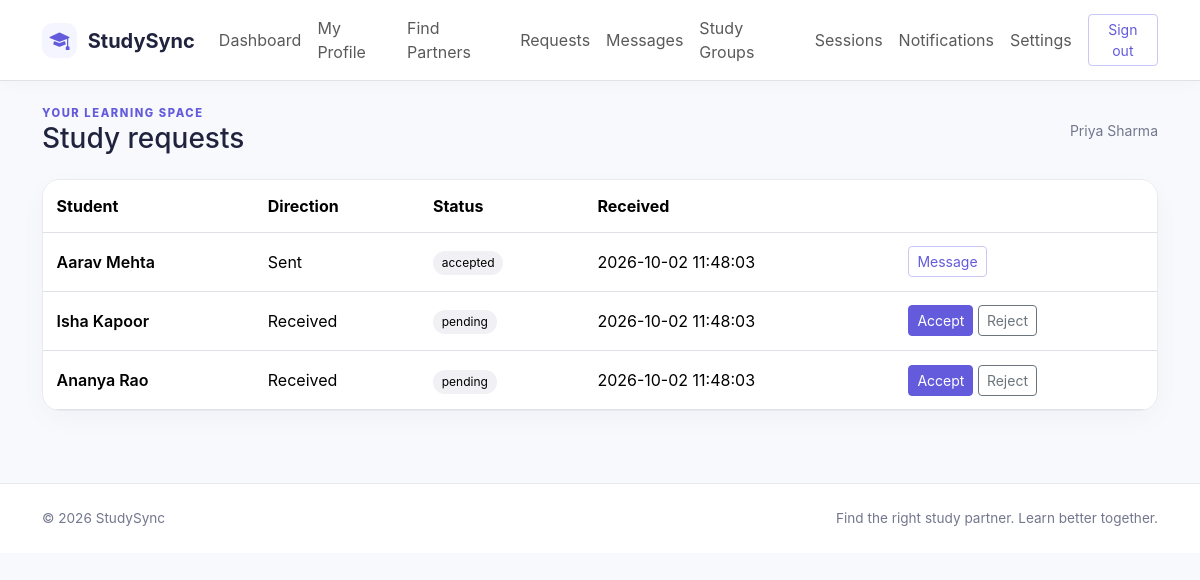
The app's page /student/requests.php (signed in) with its own data.
### tables this page shows
CREATE TABLE student_profiles(user_id BIGINT UNSIGNED PRIMARY KEY,college VARCHAR(180) NOT NULL DEFAULT '',course VARCHAR(120) NOT NULL DEFAULT '',semester TINYINT UNSIGNED NULL,about TEXT NULL,learning_goals TEXT NULL,study_mode ENUM('Online','Offline','Both') NULL,availability_days VARCHAR(100) NULL,start_time TIME NULL,end_time TIME NULL,languages VARCHAR(180) NULL,avatar VARCHAR(255) NULL,FOREIGN KEY(user_id) REFERENCES users(id) ON DELETE CASCADE);

CREATE TABLE users(id BIGINT UNSIGNED AUTO_INCREMENT PRIMARY KEY,name VARCHAR(120) NOT NULL,email VARCHAR(190) NOT NULL UNIQUE,password VARCHAR(255) NOT NULL,role ENUM('student','admin') NOT NULL DEFAULT 'student',status ENUM('active','inactive') NOT NULL DEFAULT 'active',created_at TIMESTAMP NOT NULL DEFAULT CURRENT_TIMESTAMP,updated_at TIMESTAMP NOT NULL DEFAULT CURRENT_TIMESTAMP ON UPDATE CURRENT_TIMESTAMP,INDEX(role,status));

CREATE TABLE study_requests(id BIGINT UNSIGNED AUTO_INCREMENT PRIMARY KEY,sender_id BIGINT UNSIGNED NOT NULL,receiver_id BIGINT UNSIGNED NOT NULL,message VARCHAR(500) NULL,status ENUM('pending','accepted','rejected','cancelled') NOT NULL DEFAULT 'pending',created_at TIMESTAMP DEFAULT CURRENT_TIMESTAMP,updated_at TIMESTAMP DEFAULT CURRENT_TIMESTAMP ON UPDATE CURRENT_TIMESTAMP,UNIQUE KEY one_pair(sender_id,receiver_id),INDEX(receiver_id,status),FOREIGN KEY(sender_id) REFERENCES users(id) ON DELETE CASCADE,FOREIGN KEY(receiver_id) REFERENCES users(id) ON DELETE CASCADE);

### config/database.php (called while the page is built, shortened)
<?php
function db(): PDO {
    static $pdo;
    if (!$pdo) {
        $pdo = new PDO('mysql:host='.DB_HOST.';dbname='.DB_NAME.';charset=utf8mb4', DB_USER, DB_PASS, [PDO::ATTR_ERRMODE=>PDO::ERRMODE_EXCEPTION, PDO::ATTR_DEFAULT_FETCH_MODE=>PDO::FETCH_ASSOC, PDO::ATTR_EMULATE_PREPARES=>false]);
    }
    return $pdo;
}

### student/requests.php (the view)
<?php require_once __DIR__.'/../includes/functions.php';$u=require_login();$id=(int)$u['id'];$q=db()->prepare('SELECT r.*,a.name sender,b.name receiver FROM study_requests r JOIN users a ON a.id=r.sender_id JOIN users b ON b.id=r.receiver_id WHERE r.sender_id=? OR r.receiver_id=? ORDER BY r.created_at DESC');$q->execute([$id,$id]);page_start('Study requests'); ?><div class="card"><div class="table-responsive"><table class="table align-middle mb-0"><thead><tr><th>Student</th><th>Direction</th><th>Status</th><th>Received</th><th></th></tr></thead><tbody><?php foreach($q as $r):$incoming=(int)$r['receiver_id']===$id; ?><tr><td class="fw-semibold"><?= e($incoming?$r['sender']:$r['receiver']) ?></td><td><?= $incoming?'Received':'Sent' ?></td><td><span class="status"><?= e($r['status']) ?></span></td><td><?= e($r['created_at']) ?></td><td><?php if($incoming&&$r['status']==='pending'):foreach(['accept'=>'Accept','reject'=>'Reject'] as $action=>$label): ?><form class="d-inline" method="post" action="../actions/partner-request.php"><input type="hidden" name="csrf" value="<?= e(csrf()) ?>"><input type="hidden" name="request_id" value="<?= $r['id'] ?>"><input type="hidden" name="intent" value="<?= $action ?>"><button class="btn btn-sm <?= $action==='accept'?'btn-primary':'btn-outline-secondary' ?>"><?= $label ?></button></form> <?php endforeach;elseif(!$incoming&&$r['status']==='pending'): ?><form method="post" action="../actions/partner-request.php"><input type="hidden" name="csrf" value="<?= e(csrf()) ?>"><input type="hidden" name="request_id" value="<?= $r['id'] ?>"><input type="hidden" name="intent" value="cancel"><button class="btn btn-sm btn-outline-secondary">Cancel</button></form><?php elseif($r['status']==='accepted'): ?><a class="btn btn-sm btn-outline-primary" href="messages.php?user=<?= $incoming?(int)$r['sender_id']:(int)$r['receiver_id'] ?>">Message</a><?php endif ?></td></tr><?php endforeach ?></tbody></table></div></div><?php page_end(); ?>

### includes/functions.php (shortened to what this page needs)
<?php
require_once __DIR__.'/../config/database.php';
function e($v): string { return htmlspecialchars((string)$v, ENT_QUOTES|ENT_SUBSTITUTE, 'UTF-8'); }
function current_user(): ?array { if(empty($_SESSION['uid'])) return null; $q=db()->prepare('SELECT u.id,u.name,u.email,u.role,u.status,p.college,p.course,p.semester,p.avatar FROM users u LEFT JOIN student_profiles p ON p.user_id=u.id WHERE u.id=?'); $q->execute([$_SESSION['uid']]); return $q->fetch() ?: null; }
function require_login(): array { $u=current_user(); if(!$u || $u['status']!=='active') go('../login.php'); return $u; }
function page_start(string $title,bool $admin=false): void { $u=current_user(); $flash=$_SESSION['flash']??null;unset($_SESSION['flash']); echo '<!doctype html><html lang="en"><head><meta charset="utf-8"><meta name="viewport" content="width=device-width, initial-scale=1"><title>'.e($title).' · StudySync</title><link href="https://cdn.jsdelivr.net/npm/bootstrap@5.3.3/dist/css/bootstrap.min.css" rel="stylesheet"><link href="https://cdn.jsdelivr.net/npm/bootstrap-icons@1.11.3/font/bootstrap-icons.min.css" rel="stylesheet"><link href="'.(str_contains($_SERVER['PHP_SELF'],'/student/')||str_contains($_SERVER['PHP_SELF'],'/admin/')?'../':'').'assets/css/style.css" rel="stylesheet"></head><body><nav class="navbar navbar-expand-lg bg-white border-bottom sticky-top"><div class="container"><a class="navbar-brand fw-bold" href="'.(str_contains($_SERVER['PHP_SELF'],'/student/')?'dashboard.php':'index.php').'"><span class="brand-icon"><i class="bi bi-mortarboard-fill"></i></span> StudySync</a><button class="navbar-toggler" data-bs-toggle="collapse" data-bs-target="#nav"><span class="navbar-toggler-icon"></span></button><div id="nav" class="collapse navbar-collapse"><div class="navbar-nav ms-auto align-items-lg-center">'; if($u){$base=$admin?'../admin/':'../student/';$items=$admin?['Dashboard'=>'dashboard.php','Students'=>'students.php','Subjects'=>'catalog.php?type=subject','Skills'=>'catalog.php?type=skill','Groups'=>'groups.php','Reports'=>'reports.php','Feedback'=>'feedback.php']:['Dashboard'=>'dashboard.php','My Profile'=>'profile.php','Find Partners'=>'find-partners.php','Requests'=>'requests.php','Messages'=>'messages.php','Study Groups'=>'groups.php','Sessions'=>'sessions.php','Notifications'=>'notifications.php','Settings'=>'settings.php']; foreach($items as $n=>$url)echo '<a class="nav-link" href="'.$base.$url.'">'.e($n).'</a>';echo '<a class="btn btn-sm btn-outline-primary ms-lg-2" href="'.($admin?'../':'').'logout.php">Sign out</a>'; } else echo '<a class="nav-link" href="'.(str_contains($_SERVER['PHP_SELF'],'about.php')?'../':'').'index.php#how">How it works</a><a class="nav-link" href="'.(str_contains($_SERVER['PHP_SELF'],'about.php')?'about.php':'about.php').'"><span>About</span></a><a class="nav-link" href="'.(str_contains($_SERVER['PHP_SELF'],'about.php')?'../':'').'login.php">Login</a><a class="btn btn-primary ms-lg-2" href="'.(str_contains($_SERVER['PHP_SELF'],'about.php')?'../':'').'register.php">Get started</a>';echo '</div></div></div></nav><main class="container py-4">';if($flash)echo '<div class="alert alert-'.e($flash[0]).' alert-dismissible">'.e($flash[1]).'<button class="btn-close" data-bs-dismiss="alert"></button></div>'; if($u)echo '<div class="d-flex align-items-center justify-content-between mb-4"><div><div class="eyebrow">'.($admin?'ADMIN CONSOLE':'YOUR LEARNING SPACE').'</div><h1 class="h3 mb-0">'.e($title).'</h1></div><div class="small text-secondary">'.e($u['name']).'</div></div>'; }
function page_end(): void { echo '</main><footer class="footer py-4 mt-5"><div class="container d-flex justify-content-between"><span>© '.date('Y').' StudySync</span><span>Find the right study partner. Learn better together.</span></div></footer><script src="https://cdn.jsdelivr.net/npm/bootstrap@5.3.3/dist/js/bootstrap.bundle.min.js"></script><script src="'.(str_contains($_SERVER['PHP_SELF'],'/student/')||str_contains($_SERVER['PHP_SELF'],'/admin/')?'../':'').'assets/js/main.js"></script></body></html>'; }

### assets/css/style.css (style rules this page uses)
:root { --ink:#20233d;--muted:#73778d;--primary:#635bdb;--soft:#f5f5ff;--line:#e8e9f2 }
* { box-sizing:border-box }
body { background:#f8f9fc;color:var(--ink);font-family:Inter,ui-sans-serif,system-ui,-apple-system,"Segoe UI",sans-serif }
.navbar { box-shadow:0 2px 16px #20233d08 }
.navbar-brand { color:var(--ink) }
.brand-icon { display:inline-grid;place-items:center;background:var(--soft);color:var(--primary);width:35px;height:35px;border-radius:11px;margin-right:6px }
.btn-primary { background:var(--primary);border-color:var(--primary) }
.btn-outline-primary { color:var(--primary);border-color:#c9c7f6 }
.card,.panel { border:1px solid var(--line);border-radius:18px;box-shadow:0 8px 28px #20233d08;background:#fff }
.card { overflow:hidden }
.eyebrow { font-size:.7rem;letter-spacing:.14em;color:var(--primary);font-weight:800 }
.text-secondary { color:var(--muted)!important }
.footer { background:#fff;border-top:1px solid var(--line);color:var(--muted);font-size:.85rem }
.status { font-size:.75rem;padding:.28rem .55rem;border-radius:99px;background:#f1f1f5 }
.table>:not(caption)>*>* { padding:.85rem }

### records on screen
student_profiles: user_id.name "Priya Sharma"
study_requests: receiver.name "Aarav Mehta", shows "Sent", status "accepted", created_at "2026-10-02 11:48:03"
study_requests: sender.name "Isha Kapoor", shows "Received", status "pending", created_at "2026-10-02 11:48:03", label "Accept", label "Reject"
study_requests: sender.name "Ananya Rao", shows "Received", status "pending", created_at "2026-10-02 11:48:03", label "Accept", label "Reject"

### other values on screen
$n "Dashboard"
$n "My Profile"
$n "Find Partners"
$n "Requests"
$n "Messages"
$n "Study Groups"
$n "Sessions"
$n "Notifications"
$n "Settings"
$title "Study requests"
